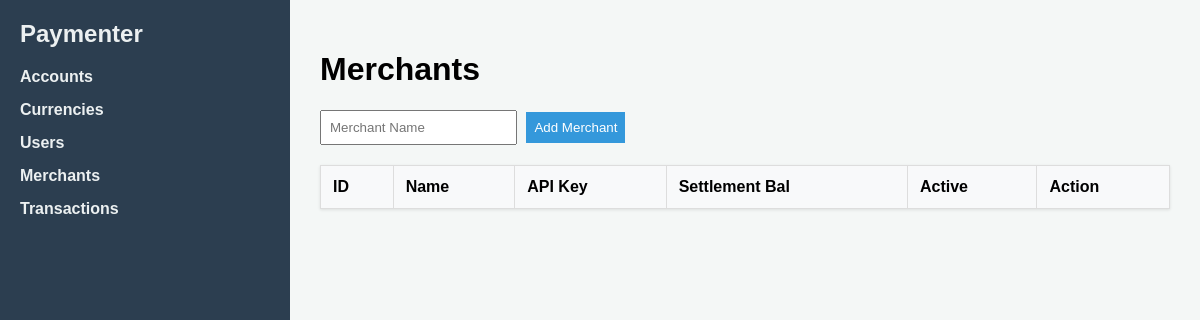
Before: /dashboard/merchants with the older database file.
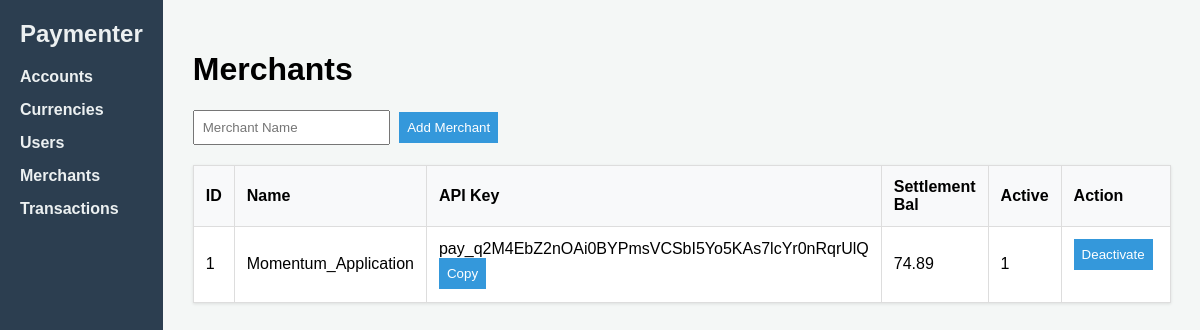
After: the same page with the newer database file.
### tables this page shows
CREATE TABLE merchants (
            id INTEGER PRIMARY KEY AUTOINCREMENT,
            name TEXT NOT NULL,
            api_key TEXT NOT NULL UNIQUE,
            is_active BOOLEAN NOT NULL DEFAULT 1,
            settlement_account_id INTEGER,
            FOREIGN KEY (settlement_account_id) REFERENCES accounts(id)
        );

CREATE TABLE accounts (
            id INTEGER PRIMARY KEY AUTOINCREMENT,
            user_id INTEGER NOT NULL,
            currency_id INTEGER NOT NULL,
            account_number TEXT NOT NULL UNIQUE,
            card_number TEXT NOT NULL UNIQUE,
            balance REAL NOT NULL DEFAULT 0.0,
            FOREIGN KEY (user_id) REFERENCES users(id),
            FOREIGN KEY (currency_id) REFERENCES currencies(id)
        );

### controllers/dashboard_controller.py (the view)
@dashboard_bp.route('/merchants', methods=['GET'])
def merchants():
    merchants_list = merchant_service.get_all()
    return render_template('merchants.html', merchants=merchants_list)

### database/connection.py (called while the page is built)
def get_db_connection():
    if not os.path.exists(DB_DIR):
        os.makedirs(DB_DIR)
    conn = sqlite3.connect(DB_PATH)
    conn.row_factory = sqlite3.Row  # Allows accessing columns by name
    conn.execute("PRAGMA foreign_keys = ON;")  # Enforce relational integrity
    return conn

### repositories/merchant_repo.py (called while the page is built)
def get_all():
    conn = get_db_connection()
    merchants = conn.execute("""
        SELECT m.*, a.balance as settlement_balance
        FROM merchants m
        LEFT JOIN accounts a ON m.settlement_account_id = a.id
    """).fetchall()
    conn.close()
    return merchants

### services/merchant_service.py (called while the page is built)
def get_all():
    return merchant_repo.get_all()

### templates/merchants.html (shortened to what this page needs)
{% extends 'base.html' %}
{% block head %}
    <link rel="stylesheet" href="{{ url_for('static', filename='css/merchant.css') }}">
{% endblock %}
{% block body %}
<h1>Merchants</h1>
<form action="{{ url_for('dashboard.add_merchant') }}" method="POST">
    <input type="text" name="name" placeholder="Merchant Name" required>
    <button type="submit">Add Merchant</button>
</form>
<table>
    <tr><th>ID</th><th>Name</th><th>API Key</th><th>Settlement Bal</th><th>Active</th><th>Action</th></tr>
    {% for m in merchants %}
    <tr>
        <td>{{ m.id }}</td><td>{{ m.name }}</td>
        <td>
            <span id="api-key-{{ m.id }}">{{ m.api_key }}</span>
            <button class="copy-btn" data-target="api-key-{{ m.id }}">Copy</button>
        </td>
        <td>{{ m.settlement_balance or 0.0 }}</td>
        <td>{{ m.is_active }}</td>
        <td>
            <form action="{{ url_for('dashboard.toggle_merchant', id=m.id, is_active=m.is_active) }}" method="POST">
                <button type="submit">{{ 'Deactivate' if m.is_active else 'Activate' }}</button>
            </form>
        </td>
    </tr>
    {% endfor %}
</table>
{% endblock %}

Changed rows visible on the page:
added merchants: id "1", name "Momentum_Application", api_key "pay_q2M4EbZ2nOAi0BYPmsVCSbI5Yo5KAs7lcYr0nRqrUlQ", balance "74.89", is_active "1", is_active "Deactivate"
